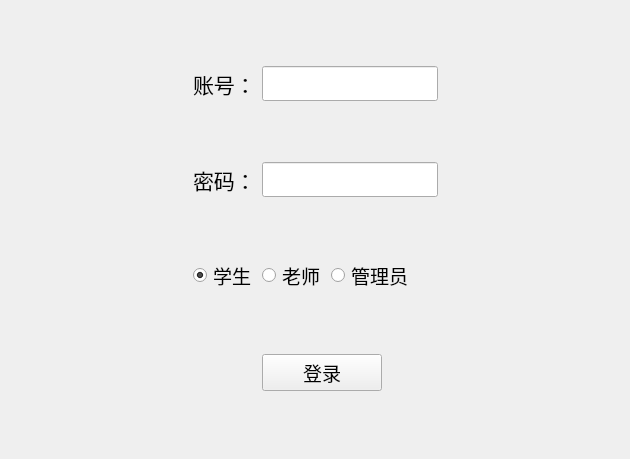
<?xml version="1.0" encoding="UTF-8"?>
<ui version="4.0">
 <class>Widget</class>
 <widget class="QWidget" name="Widget">
  <property name="geometry">
   <rect>
    <x>0</x>
    <y>0</y>
    <width>630</width>
    <height>459</height>
   </rect>
  </property>
  <property name="windowTitle">
   <string>Widget</string>
  </property>
  <layout class="QGridLayout" name="gridLayout">
   <item row="0" column="0">
    <spacer name="horizontalSpacer_3">
     <property name="orientation">
      <enum>Qt::Horizontal</enum>
     </property>
     <property name="sizeHint" stdset="0">
      <size>
       <width>162</width>
       <height>20</height>
      </size>
     </property>
    </spacer>
   </item>
   <item row="0" column="1">
    <widget class="QLabel" name="label">
     <property name="font">
      <font>
       <family>微软雅黑</family>
       <pointsize>16</pointsize>
      </font>
     </property>
     <property name="text">
      <string>账号：</string>
     </property>
    </widget>
   </item>
   <item row="0" column="2" colspan="3">
    <widget class="QLineEdit" name="le_acc">
     <property name="font">
      <font>
       <family>微软雅黑</family>
       <pointsize>14</pointsize>
      </font>
     </property>
     <property name="text">
      <string extracomment="请输入账号"/>
     </property>
     <property name="placeholderText">
      <string/>
     </property>
    </widget>
   </item>
   <item row="0" column="5">
    <spacer name="horizontalSpacer_5">
     <property name="orientation">
      <enum>Qt::Horizontal</enum>
     </property>
     <property name="sizeHint" stdset="0">
      <size>
       <width>162</width>
       <height>20</height>
      </size>
     </property>
    </spacer>
   </item>
   <item row="1" column="0">
    <spacer name="horizontalSpacer_4">
     <property name="orientation">
      <enum>Qt::Horizontal</enum>
     </property>
     <property name="sizeHint" stdset="0">
      <size>
       <width>162</width>
       <height>20</height>
      </size>
     </property>
    </spacer>
   </item>
   <item row="1" column="1">
    <widget class="QLabel" name="label_2">
     <property name="font">
      <font>
       <family>微软雅黑</family>
       <pointsize>16</pointsize>
      </font>
     </property>
     <property name="text">
      <string>密码：</string>
     </property>
    </widget>
   </item>
   <item row="1" column="2" colspan="3">
    <widget class="QLineEdit" name="le_pwd">
     <property name="font">
      <font>
       <family>微软雅黑</family>
       <pointsize>14</pointsize>
      </font>
     </property>
     <property name="text">
      <string extracomment="请输入密码"/>
     </property>
     <property name="echoMode">
      <enum>QLineEdit::Password</enum>
     </property>
     <property name="placeholderText">
      <string/>
     </property>
    </widget>
   </item>
   <item row="1" column="5">
    <spacer name="horizontalSpacer_6">
     <property name="orientation">
      <enum>Qt::Horizontal</enum>
     </property>
     <property name="sizeHint" stdset="0">
      <size>
       <width>162</width>
       <height>20</height>
      </size>
     </property>
    </spacer>
   </item>
   <item row="2" column="0">
    <spacer name="horizontalSpacer_7">
     <property name="orientation">
      <enum>Qt::Horizontal</enum>
     </property>
     <property name="sizeHint" stdset="0">
      <size>
       <width>162</width>
       <height>20</height>
      </size>
     </property>
    </spacer>
   </item>
   <item row="2" column="1">
    <widget class="QRadioButton" name="rbtn_stu">
     <property name="font">
      <font>
       <family>微软雅黑</family>
       <pointsize>14</pointsize>
      </font>
     </property>
     <property name="text">
      <string>学生</string>
     </property>
     <property name="checked">
      <bool>true</bool>
     </property>
     <attribute name="buttonGroup">
      <string notr="true">buttonGroup</string>
     </attribute>
    </widget>
   </item>
   <item row="2" column="2">
    <widget class="QRadioButton" name="rbtn_tch">
     <property name="font">
      <font>
       <family>微软雅黑</family>
       <pointsize>14</pointsize>
      </font>
     </property>
     <property name="text">
      <string>老师</string>
     </property>
     <attribute name="buttonGroup">
      <string notr="true">buttonGroup</string>
     </attribute>
    </widget>
   </item>
   <item row="2" column="3" colspan="2">
    <widget class="QRadioButton" name="rbtn_admin">
     <property name="font">
      <font>
       <family>微软雅黑</family>
       <pointsize>14</pointsize>
      </font>
     </property>
     <property name="text">
      <string>管理员</string>
     </property>
     <attribute name="buttonGroup">
      <string notr="true">buttonGroup</string>
     </attribute>
    </widget>
   </item>
   <item row="2" column="5">
    <spacer name="horizontalSpacer_8">
     <property name="orientation">
      <enum>Qt::Horizontal</enum>
     </property>
     <property name="sizeHint" stdset="0">
      <size>
       <width>162</width>
       <height>20</height>
      </size>
     </property>
    </spacer>
   </item>
   <item row="3" column="0" colspan="2">
    <spacer name="horizontalSpacer">
     <property name="orientation">
      <enum>Qt::Horizontal</enum>
     </property>
     <property name="sizeHint" stdset="0">
      <size>
       <width>231</width>
       <height>20</height>
      </size>
     </property>
    </spacer>
   </item>
   <item row="3" column="2" colspan="2">
    <widget class="QPushButton" name="pbtn_login">
     <property name="font">
      <font>
       <family>微软雅黑</family>
       <pointsize>14</pointsize>
      </font>
     </property>
     <property name="text">
      <string>登录</string>
     </property>
    </widget>
   </item>
   <item row="3" column="4" colspan="2">
    <spacer name="horizontalSpacer_2">
     <property name="orientation">
      <enum>Qt::Horizontal</enum>
     </property>
     <property name="sizeHint" stdset="0">
      <size>
       <width>231</width>
       <height>20</height>
      </size>
     </property>
    </spacer>
   </item>
  </layout>
 </widget>
 <layoutdefault spacing="6" margin="11"/>
 <resources/>
 <connections/>
 <buttongroups>
  <buttongroup name="buttonGroup"/>
 </buttongroups>
</ui>
